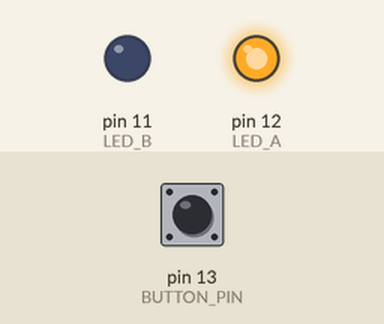
Bench run of a sketch on a simulated Arduino Uno, built with avr-gcc and run on an emulated ATmega328P. Parts: output pins drawn as LEDs (lit = HIGH). The inputs (shaded band) are chosen by the test bench; at power-on: pin 13 (BUTTON_PIN) LOW.

Above: at 1.2 s.
1.3 s: pin 13 (BUTTON_PIN) pulled HIGH for 0.15 s
At 2.3 s:
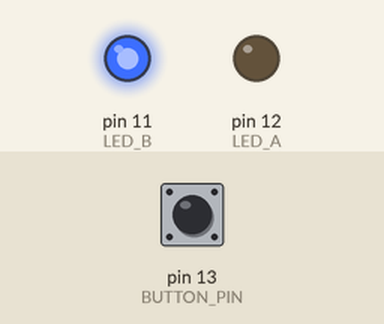
2.9 s: pin 13 (BUTTON_PIN) pulled HIGH for 1 s
At 3.6 s:
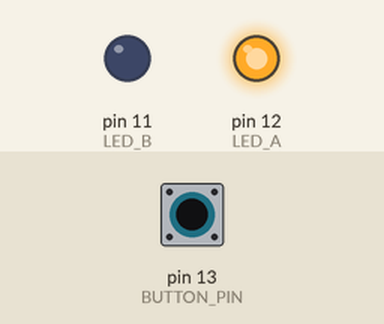
5.4 s: pin 13 (BUTTON_PIN) pulled HIGH for 3.2 s
At 6.7 s:
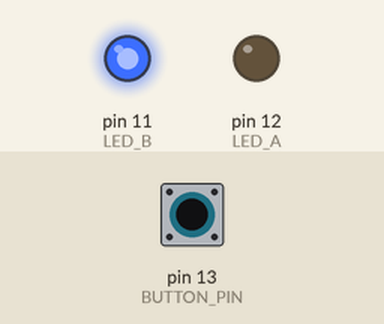
Timing chart, 0 to 8.4 s (numbered marks = the images above; inputs shaded):
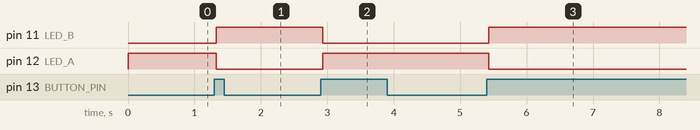

Measured:
- after the input at 1.3 s, pin 11 (LED_B): LOW → HIGH at once; pin 12 (LED_A): HIGH → LOW at once
- after the input at 2.9 s, pin 11 (LED_B): HIGH → LOW at once; pin 12 (LED_A): LOW → HIGH at once
- after the input at 5.4 s, pin 11 (LED_B): LOW → HIGH at once; pin 12 (LED_A): HIGH → LOW at once

The sketch:

Challenge03_AlternateLEDs.ino
```cpp
// Complete example solution for Lesson03, challenge 03.
const int BUTTON_PIN = 13, LED_A = 12, LED_B = 11;
int previousState = LOW, selected = 0;
void setup() {
  pinMode(BUTTON_PIN, INPUT);
  pinMode(LED_A, OUTPUT);
  pinMode(LED_B, OUTPUT);
}
void loop() {
  int state = digitalRead(BUTTON_PIN);
  if (state == HIGH && previousState == LOW) {
    selected = !selected;
    delay(30);
  }
  previousState = state;
  digitalWrite(LED_A, selected == 0);
  digitalWrite(LED_B, selected == 1);
}
```
